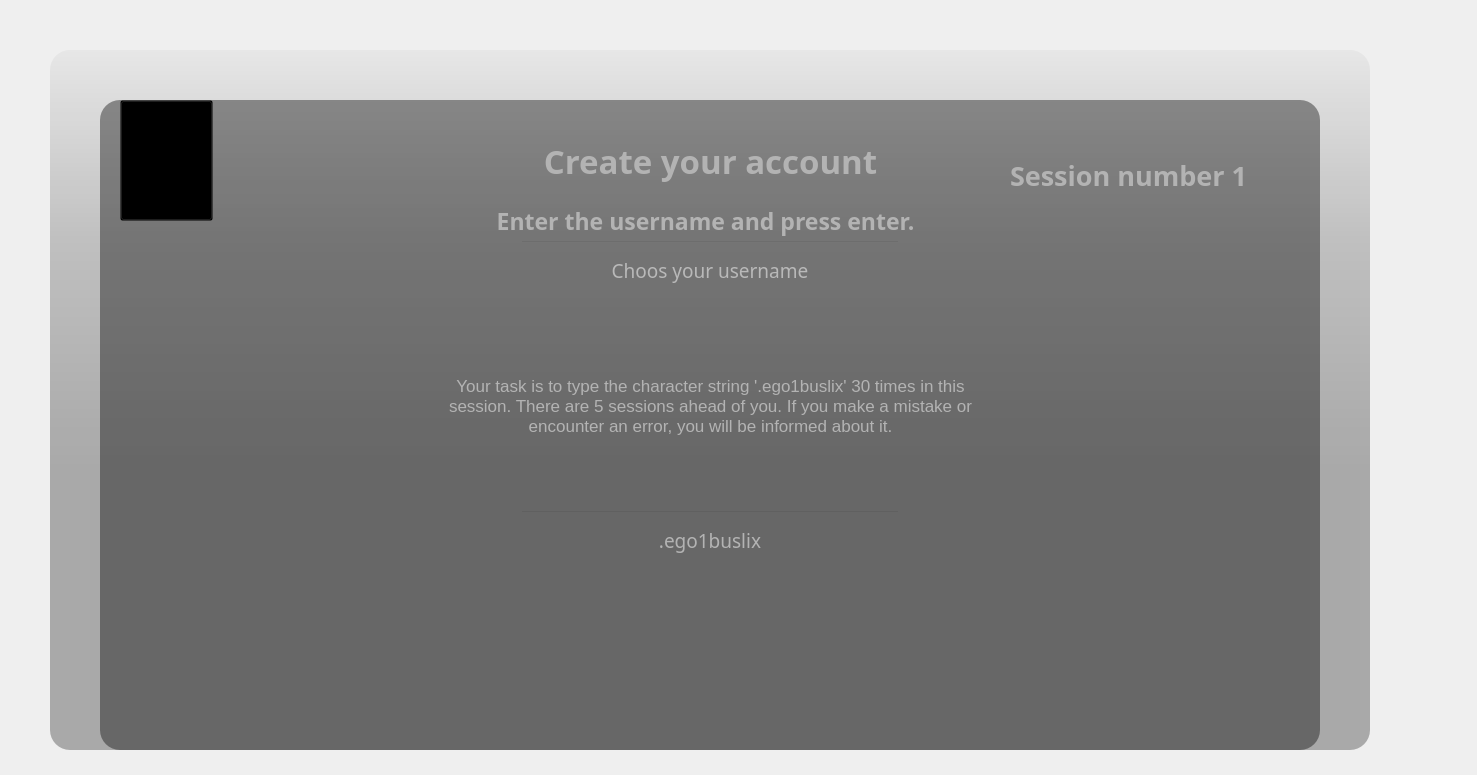
<?xml version="1.0" encoding="UTF-8"?>
<ui version="4.0">
 <class>MainWindow</class>
 <widget class="QMainWindow" name="MainWindow">
  <property name="geometry">
   <rect>
    <x>0</x>
    <y>0</y>
    <width>1477</width>
    <height>775</height>
   </rect>
  </property>
  <property name="windowTitle">
   <string>MainWindow</string>
  </property>
  <widget class="QWidget" name="centralwidget">
   <widget class="QLabel" name="label_2">
    <property name="geometry">
     <rect>
      <x>50</x>
      <y>50</y>
      <width>1320</width>
      <height>700</height>
     </rect>
    </property>
    <property name="styleSheet">
     <string notr="true">background-color: qlineargradient(spread:pad, x1:0, y1:0, x2:0, y2:0.715909, stop:0 rgba(0,0,0,9), stop:0.375 rgba(0,0,0,50), stop:0.835227 rgba(0,0,0,75));
border-radius: 20px;</string>
    </property>
    <property name="text">
     <string/>
    </property>
   </widget>
   <widget class="QLabel" name="background_label">
    <property name="geometry">
     <rect>
      <x>50</x>
      <y>50</y>
      <width>1320</width>
      <height>700</height>
     </rect>
    </property>
    <property name="styleSheet">
     <string notr="true">border-radius: 20px;
background-image: url(:/images/images/las.jpg);</string>
    </property>
    <property name="text">
     <string/>
    </property>
   </widget>
   <widget class="QLabel" name="label_3">
    <property name="geometry">
     <rect>
      <x>100</x>
      <y>100</y>
      <width>1220</width>
      <height>650</height>
     </rect>
    </property>
    <property name="styleSheet">
     <string notr="true">background-color: rgba(0,0,0,100);
border-radius: 20px;</string>
    </property>
    <property name="text">
     <string/>
    </property>
   </widget>
   <widget class="QLineEdit" name="username_lineEdit">
    <property name="geometry">
     <rect>
      <x>520</x>
      <y>240</y>
      <width>380</width>
      <height>71</height>
     </rect>
    </property>
    <property name="font">
     <font>
      <family>Nirmala UI Semilight</family>
      <pointsize>14</pointsize>
      <weight>50</weight>
      <bold>false</bold>
     </font>
    </property>
    <property name="styleSheet">
     <string notr="true">background-color: rgba(0, 0, 0,0);
border-bottom: 2px sold rgba(85,112,98,219);
color: rgba(255,255,255,255);
padding-bottom: 12px;
</string>
    </property>
    <property name="text">
     <string/>
    </property>
    <property name="frame">
     <bool>true</bool>
    </property>
    <property name="cursorPosition">
     <number>0</number>
    </property>
    <property name="alignment">
     <set>Qt::AlignCenter</set>
    </property>
    <property name="placeholderText">
     <string>Choos your username</string>
    </property>
    <property name="clearButtonEnabled">
     <bool>false</bool>
    </property>
   </widget>
   <widget class="QLineEdit" name="password_lineEdit">
    <property name="geometry">
     <rect>
      <x>520</x>
      <y>510</y>
      <width>380</width>
      <height>71</height>
     </rect>
    </property>
    <property name="font">
     <font>
      <family>Nirmala UI Semilight</family>
      <pointsize>14</pointsize>
      <weight>50</weight>
      <bold>false</bold>
     </font>
    </property>
    <property name="styleSheet">
     <string notr="true">background-color: rgba(0, 0, 0,0);
border-bottom: 2px sold rgba(85,112,98,219);
color: rgba(255,255,255,255);
padding-bottom: 12px;
</string>
    </property>
    <property name="frame">
     <bool>true</bool>
    </property>
    <property name="echoMode">
     <enum>QLineEdit::Password</enum>
    </property>
    <property name="cursorPosition">
     <number>0</number>
    </property>
    <property name="alignment">
     <set>Qt::AlignCenter</set>
    </property>
    <property name="placeholderText">
     <string>.ego1buslix</string>
    </property>
    <property name="cursorMoveStyle">
     <enum>Qt::LogicalMoveStyle</enum>
    </property>
    <property name="clearButtonEnabled">
     <bool>false</bool>
    </property>
   </widget>
   <widget class="QLabel" name="password_info_label">
    <property name="geometry">
     <rect>
      <x>520</x>
      <y>580</y>
      <width>381</width>
      <height>31</height>
     </rect>
    </property>
    <property name="font">
     <font>
      <family>Nirmala UI Semilight</family>
      <pointsize>10</pointsize>
     </font>
    </property>
    <property name="styleSheet">
     <string notr="true">color: rgb(179, 179, 179);</string>
    </property>
    <property name="text">
     <string/>
    </property>
   </widget>
   <widget class="QLabel" name="conf_password_info_label">
    <property name="geometry">
     <rect>
      <x>520</x>
      <y>520</y>
      <width>381</width>
      <height>16</height>
     </rect>
    </property>
    <property name="font">
     <font>
      <family>Nirmala UI Semilight</family>
      <pointsize>10</pointsize>
     </font>
    </property>
    <property name="styleSheet">
     <string notr="true">color: rgb(179, 179, 179);</string>
    </property>
    <property name="text">
     <string/>
    </property>
   </widget>
   <widget class="QLabel" name="label_4">
    <property name="geometry">
     <rect>
      <x>100</x>
      <y>100</y>
      <width>1221</width>
      <height>121</height>
     </rect>
    </property>
    <property name="font">
     <font>
      <family>Nirmala UI Semilight</family>
      <pointsize>25</pointsize>
      <weight>75</weight>
      <bold>true</bold>
     </font>
    </property>
    <property name="styleSheet">
     <string notr="true">color: rgb(179, 179, 179);
</string>
    </property>
    <property name="text">
     <string>Create your account</string>
    </property>
    <property name="alignment">
     <set>Qt::AlignCenter</set>
    </property>
   </widget>
   <widget class="QPushButton" name="back_button">
    <property name="geometry">
     <rect>
      <x>120</x>
      <y>100</y>
      <width>93</width>
      <height>121</height>
     </rect>
    </property>
    <property name="styleSheet">
     <string notr="true">background-color: rgba(0, 0, 0,0);
</string>
    </property>
    <property name="text">
     <string/>
    </property>
    <property name="icon">
     <iconset>
      <normaloff>:/images/back.png</normaloff>:/images/back.png</iconset>
    </property>
    <property name="iconSize">
     <size>
      <width>60</width>
      <height>60</height>
     </size>
    </property>
   </widget>
   <widget class="QLabel" name="info_label">
    <property name="geometry">
     <rect>
      <x>430</x>
      <y>300</y>
      <width>561</width>
      <height>191</height>
     </rect>
    </property>
    <property name="font">
     <font>
      <pointsize>13</pointsize>
      <underline>false</underline>
     </font>
    </property>
    <property name="acceptDrops">
     <bool>false</bool>
    </property>
    <property name="styleSheet">
     <string notr="true">color: rgb(179, 179, 179);
</string>
    </property>
    <property name="text">
     <string>
Your task is to type the character string '.ego1buslix' 30 times in this session. There are 5 sessions ahead of you. If you make a mistake or encounter an error, you will be informed about it.</string>
    </property>
    <property name="alignment">
     <set>Qt::AlignCenter</set>
    </property>
    <property name="wordWrap">
     <bool>true</bool>
    </property>
   </widget>
   <widget class="QLabel" name="label_5">
    <property name="geometry">
     <rect>
      <x>1010</x>
      <y>120</y>
      <width>281</width>
      <height>111</height>
     </rect>
    </property>
    <property name="font">
     <font>
      <family>Nirmala UI Semilight</family>
      <pointsize>20</pointsize>
      <weight>75</weight>
      <bold>true</bold>
     </font>
    </property>
    <property name="styleSheet">
     <string notr="true">color: rgb(179, 179, 179);
</string>
    </property>
    <property name="text">
     <string>Session number 1</string>
    </property>
   </widget>
   <widget class="QLabel" name="username_info_label">
    <property name="geometry">
     <rect>
      <x>520</x>
      <y>310</y>
      <width>381</width>
      <height>31</height>
     </rect>
    </property>
    <property name="font">
     <font>
      <family>Nirmala UI Semilight</family>
      <pointsize>12</pointsize>
      <weight>75</weight>
      <bold>true</bold>
     </font>
    </property>
    <property name="styleSheet">
     <string notr="true">color: rgb(255, 108, 108);</string>
    </property>
    <property name="text">
     <string/>
    </property>
    <property name="alignment">
     <set>Qt::AlignCenter</set>
    </property>
   </widget>
   <widget class="QLabel" name="label">
    <property name="geometry">
     <rect>
      <x>440</x>
      <y>200</y>
      <width>531</width>
      <height>41</height>
     </rect>
    </property>
    <property name="font">
     <font>
      <family>Nirmala UI Semilight</family>
      <pointsize>17</pointsize>
      <weight>75</weight>
      <bold>true</bold>
     </font>
    </property>
    <property name="styleSheet">
     <string notr="true">color: rgb(179, 179, 179);
</string>
    </property>
    <property name="text">
     <string>Enter the username and press enter.</string>
    </property>
    <property name="alignment">
     <set>Qt::AlignCenter</set>
    </property>
   </widget>
   <zorder>background_label</zorder>
   <zorder>label_2</zorder>
   <zorder>label_3</zorder>
   <zorder>password_lineEdit</zorder>
   <zorder>username_lineEdit</zorder>
   <zorder>password_info_label</zorder>
   <zorder>conf_password_info_label</zorder>
   <zorder>label_4</zorder>
   <zorder>back_button</zorder>
   <zorder>info_label</zorder>
   <zorder>label_5</zorder>
   <zorder>username_info_label</zorder>
   <zorder>label</zorder>
  </widget>
 </widget>
 <resources/>
 <connections/>
</ui>
